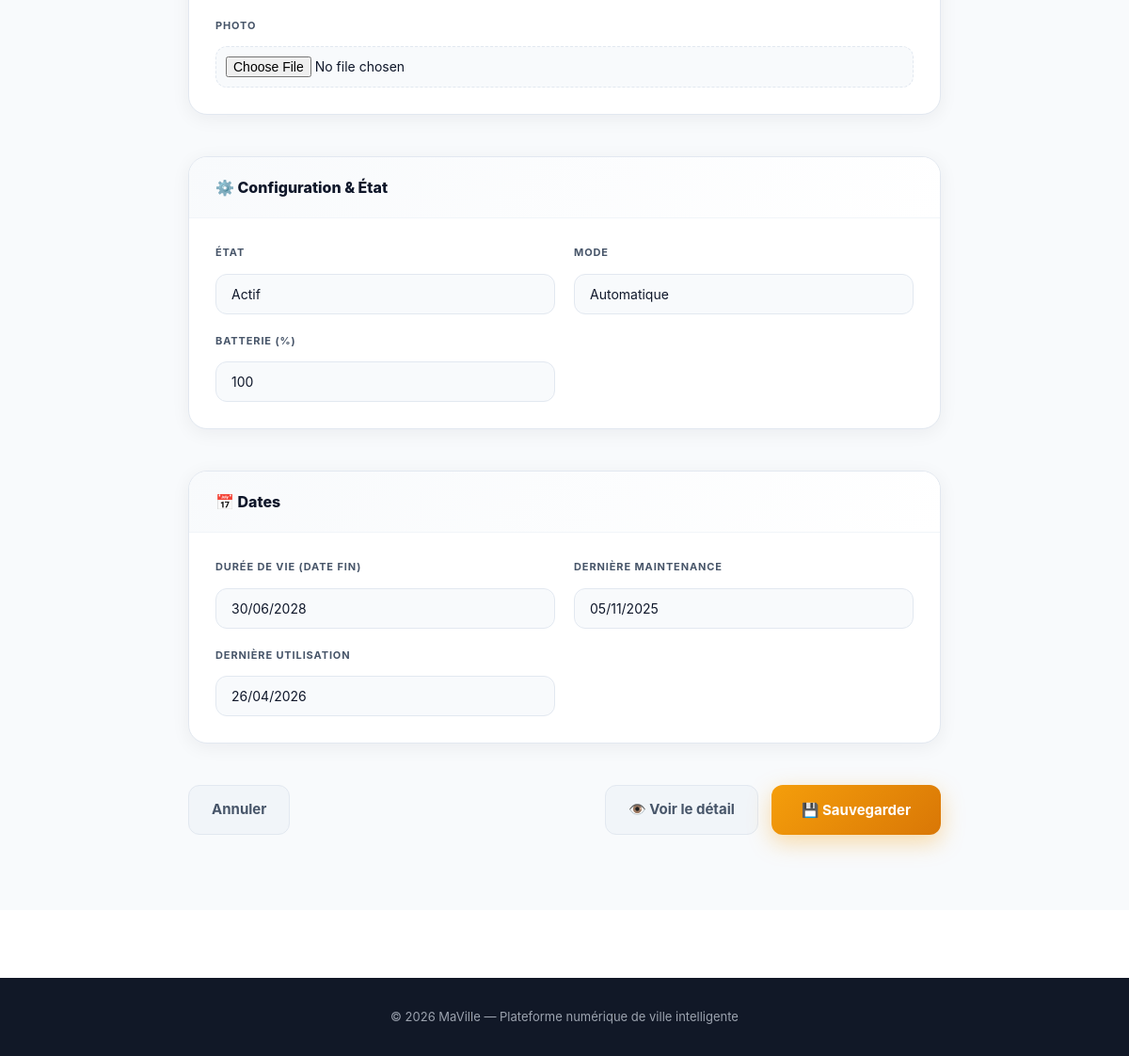
Page /produit/EAU-001/modifier/ (signed in, lower part) on the earlier database version.
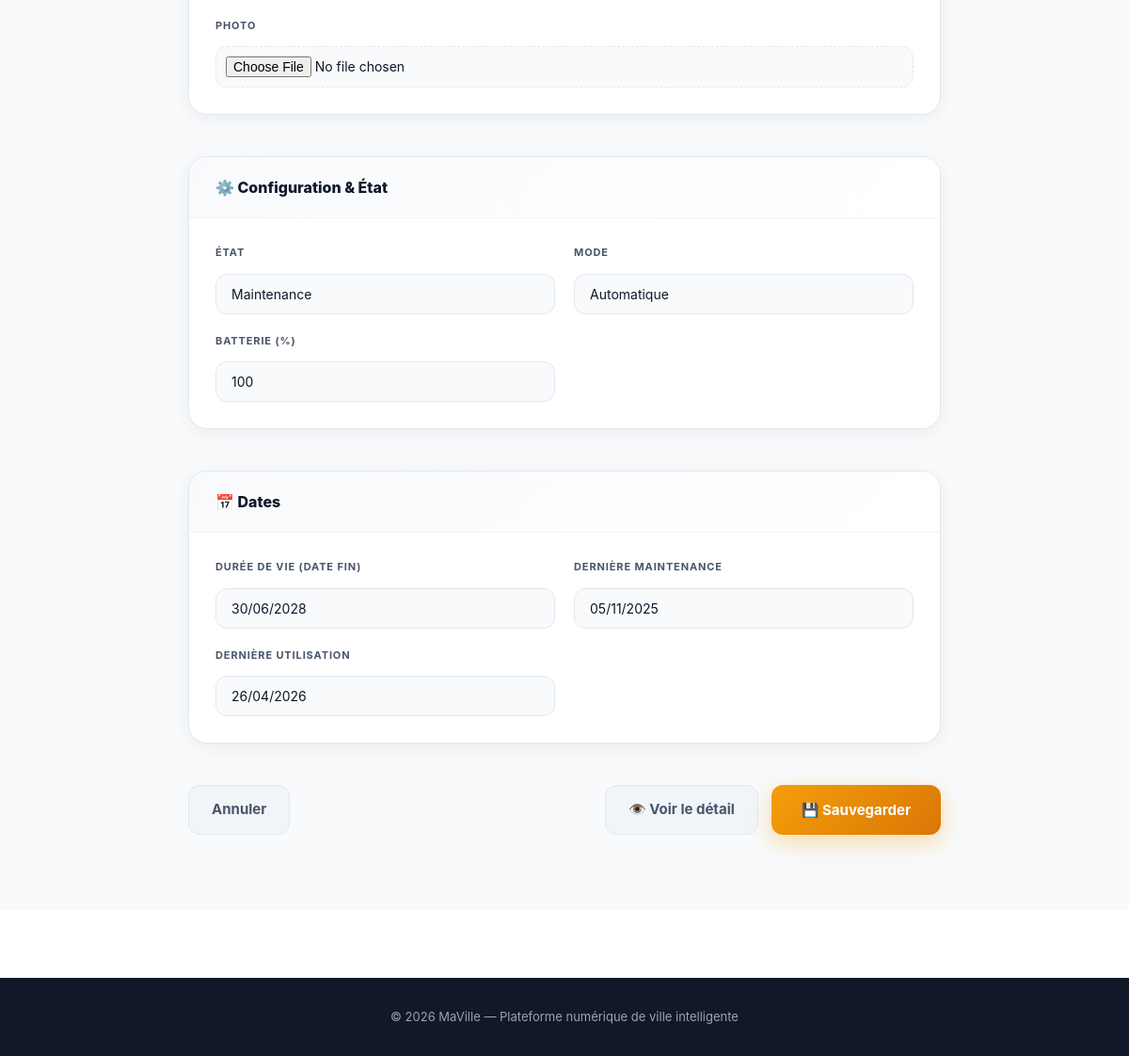
Same page on the later database version.
### monapp/models.py (models this page shows, shortened)
class Produit(models.Model):
    ID                       = models.CharField(max_length=100, primary_key=True)
    Nom                      = models.CharField(max_length=100)
    Connectiviter_type       = models.CharField(max_length=100)
    etat                     = models.CharField(max_length=20, choices=EtatObjet.choices, default=EtatObjet.INACTIF)
    marque                   = models.CharField(max_length=100)
    mode                     = models.CharField(max_length=20, choices=MODE.choices, default=MODE.AUTOMATIQUE)
    Bactterie                = models.IntegerField()
    Adresse_IP               = models.GenericIPAddressField()
    Temp_restante            = models.DateField()
    Date_dernier_maintenance = models.DateField()
    Date_dernier_utilisation = models.DateField()
    Description              = models.TextField()
    photo                    = models.ImageField(upload_to='photos/outils/', null=True, blank=True)

### monapp/views.py (the view)
# urls.py: path('produit/<str:id>/modifier/', views.modifier_produit, name='modifier_produit'),
@login_required
def modifier_produit(request, id):
    produit  = get_object_or_404(Produit, ID=id)
    personne = request.user.personne
    est_admin  = request.user.is_superuser or personne.type_membre == 'administrateur'
    est_expert = est_admin or personne.niveau == 'expert'
    est_avance = est_expert or personne.niveau == 'avance'
    if not est_avance:
        messages.error(request, "Niveau avancé requis pour modifier un objet.")
        return redirect('detail_produit', id=produit.ID)
    class ProduitModifierForm(ProduitForm):
        class Meta(ProduitForm.Meta):
            exclude = ['ID']
    if request.method == "POST":
        form = ProduitModifierForm(request.POST, request.FILES, instance=produit)
        if form.is_valid():
            form.save()
            ajouter_points(request, points=0.5)
            messages.success(request, 'Objet modifié avec succès.')
            return redirect('detail_produit', id=produit.ID)
        else:
            print("Erreurs form:", form.errors)
    else:
        form = ProduitModifierForm(instance=produit)
    return render(request, "produits/modifier.html", {
        "form": form,
        "produit": produit,
    })

### monapp/views.py
    class ProduitModifierForm(ProduitForm):
        class Meta(ProduitForm.Meta):
            exclude = ['ID']

### monapp/templates/produits/modifier.html (shortened to what this page needs)
{% extends 'monapp/base.html' %}
{% load static %}
{% block extra_head %}
<link rel="stylesheet" href="{% static 'detail_produit.css' %}">
{% endblock %}
{% block content %}
<section class="form-section">
    <div class="wrap">
        <div class="form-wrapper">
            <form method="POST" enctype="multipart/form-data">
                <div class="form-card">
                    <div class="form-card-body">
                        <div class="input-group full">
                            <label for="id_photo">Photo</label>
                            {{ form.photo }}
                        </div>
                    </div>
                </div>
                <div class="form-card">
                    <div class="form-card-header">
                        <h3>⚙️ Configuration & État</h3>
                    </div>
                    <div class="form-card-body">
                        <div class="input-group">
                            <label for="id_etat">État</label>
                            {{ form.etat }}
                        </div>
                        <div class="input-group">
                            <label for="id_mode">Mode</label>
                            {{ form.mode }}
                        </div>
                        <div class="input-group">
                            <label for="id_Bactterie">Batterie (%)</label>
                            {{ form.Bactterie }}
                        </div>
                    </div>
                </div>
                <div class="form-card">
                    <div class="form-card-header">
                        <h3>📅 Dates</h3>
                    </div>
                    <div class="form-card-body">
                        <div class="input-group">
                            <label for="id_Temp_restante">Durée de vie (date fin)</label>
                            {{ form.Temp_restante }}
                        </div>
                        <div class="input-group">
                            <label for="id_Date_dernier_maintenance">Dernière maintenance</label>
                            {{ form.Date_dernier_maintenance }}
                        </div>
                        <div class="input-group">
                            <label for="id_Date_dernier_utilisation">Dernière utilisation</label>
                            {{ form.Date_dernier_utilisation }}
                        </div>
                    </div>
                </div>
                <div class="form-actions">
                    <a href="{% url 'liste_produits' %}" class="btn-cancel">Annuler</a>
                    <div class="form-actions-right">
                        <a href="{% url 'detail_produit' form.instance.ID %}" class="btn-cancel">
                            👁️ Voir le détail
                        </a>
                        <button type="submit" class="btn-submit-modifier">💾 Sauvegarder</button>
                    </div>
                </div>
            </form>
        </div>
    </div>
</section>
{% endblock %}
{% block footer %}
<footer class="site-footer">
    <div class="wrap">
        <p>&copy; 2026 MaVille — Plateforme numérique de ville intelligente</p>
    </div>
</footer>
{% endblock %}

Differences in the rows shown:
changed Produit "Automatique": etat "Actif" → "Maintenance"
